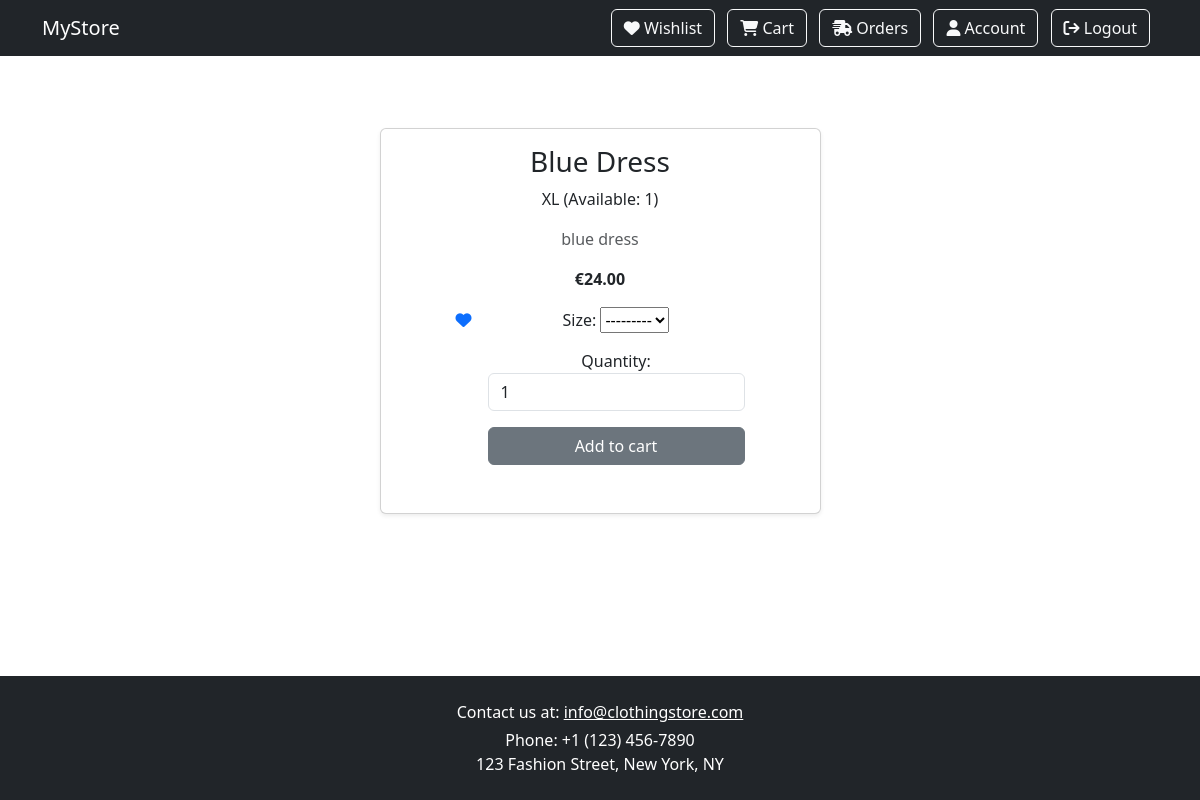
/products/product/1 (signed in), run on an earlier commit of the app's database.
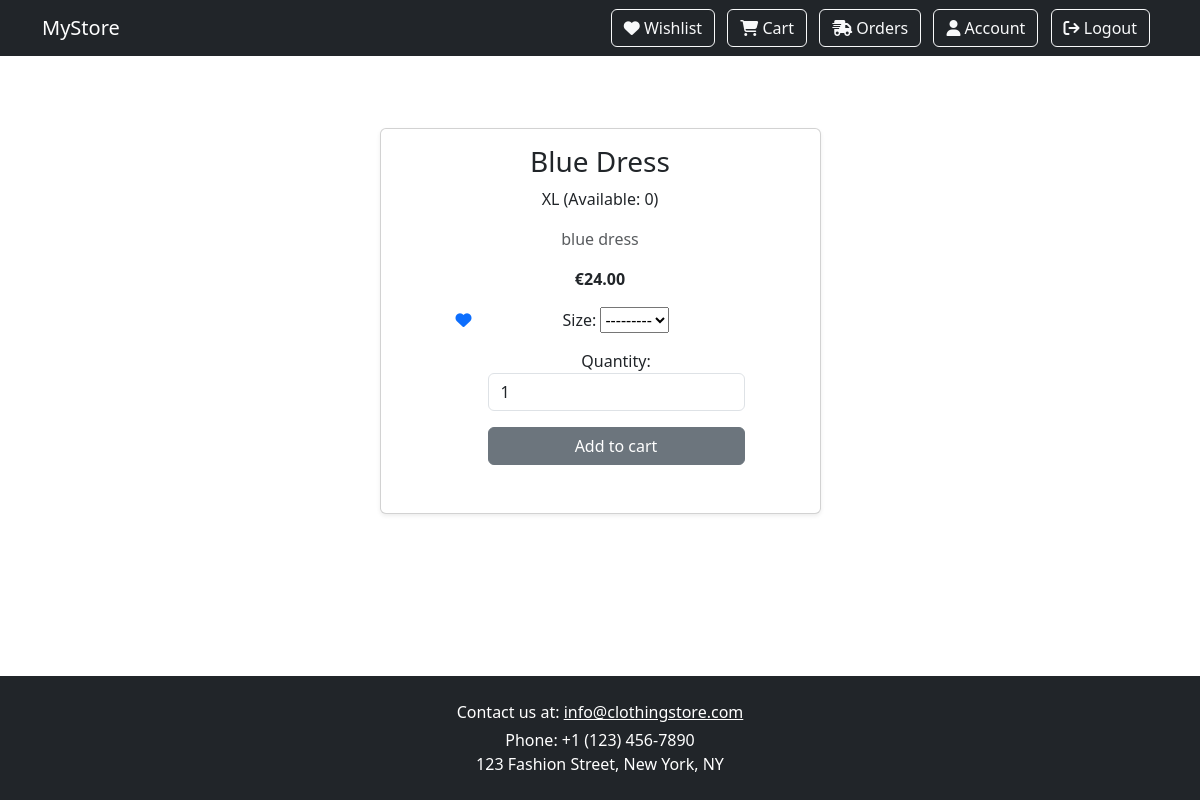
And on a later commit of the database.
### products/models.py (models this page shows, shortened)
class ProductStock(models.Model):
    product = models.ForeignKey(Product, on_delete=models.CASCADE, related_name='product')
    size = models.ForeignKey(Size, on_delete=models.CASCADE)
    stock = models.PositiveIntegerField(default=0)
    class Meta:
        unique_together = ('product', 'size')

class Size(models.Model):
    name = models.CharField(max_length=20, primary_key=True)
    description = models.TextField(max_length=280, blank=True)
    class Meta:
        db_table = "Sizes"
        ordering = ['name']
    def __str__(self):
        return self.name

### products/views.py (the view)
# urls.py: path('product/<int:pk>', views.product, name='product'),
def product(request,pk):
    product = Product.objects.get(id=pk)
    size = ProductStock.objects.filter(product=product)
    form = AddToCartForm()
    available_sizes = [ps.size for ps in size]
    form.fields['size'].queryset = Size.objects.filter(pk__in=[size.pk for size in available_sizes])
    user = request.user
    profile = Profile.objects.get(user=user)
    favorites = profile.favourites.all()
    context = {
        'favorites': favorites,
        'product': product,
        'sizes': size,
        'form': form,
        'is_client': user.is_authenticated and user.groups.filter(name='client').exists(),
        'is_manager': user.is_authenticated and user.groups.filter(name='manager').exists(),
        'is_admin': user.is_authenticated and user.is_superuser,
    }
    return render(request, 'product.html', context)

### shop/forms.py
class AddToCartForm(forms.Form):
    size = forms.ModelChoiceField(queryset=Size.objects.all(), required=True, label="Size")
    quantity = forms.IntegerField(min_value=1, initial=1, label="Quantity", widget=forms.NumberInput(attrs={'class': 'form-control', 'placeholder': 'Enter quantity'}))

### templates/product.html (shortened to what this page needs)
{% extends 'base.html' %}
{% load static %}
{% block content %}
    <div class="container py-5">
        <div class="row justify-content-center">
            <div class="col-md-6 col-lg-5">
                <div class="card shadow-sm">
                    <div class="card-body text-center">
                        <h3 class="card-title">{{ product.name }}</h3>
                        {% if sizes %}
                            <ul class="list-unstyled">
                            {% for product in sizes %}
                                <li>{{ product.size.name }} (Available: {{ product.stock }})</li>
                            {% endfor %}
                            </ul>
                        {% else %}
                            <span class="text-danger"><strong>No sizes available</strong></span>
                        {% endif %}
                        <p class="card-text text-muted">{{ product.description }}</p>
                        {% if product.is_sale %}
                            <strike>€{{ product.price }}</strike>
                            <span class="text-danger"><strong>€{{ product.sale_price }}</strong></span>
                        {% else %}
                            <span><strong>€{{ product.price }}</strong></span>
                        {% endif %}
                        <div class="d-flex justify-content-center gap-3 p-3">
                            {% if is_client %}
                                <form method="post" action="{% url 'toggle_wishlist' product.id %}">
                                    <button type="submit" class="btn btn-link p-0 border-0 bg-transparent">
                                        {% if product in favorites %}
                                            <i class="fa-solid fa-heart"></i>
                                        {% else %}
                                            <i class="fa-regular fa-heart"></i>
                                        {% endif %}
                                    </button>
                                </form>
                                <form method="post" action="{% url 'add_to_cart' %}">
                                    {{ form.as_p }}
                                    <button type="submit" class="btn btn-secondary w-100 mb-3">Add to cart</button>
                                </form>
                            {% endif %}
                        </div>
                    </div>
                </div>
            </div>
        </div>
    </div>
{% endblock %}

What changed in the data, as far as the page shows it:
changed ProductStock "XL": stock "1" → "0"
